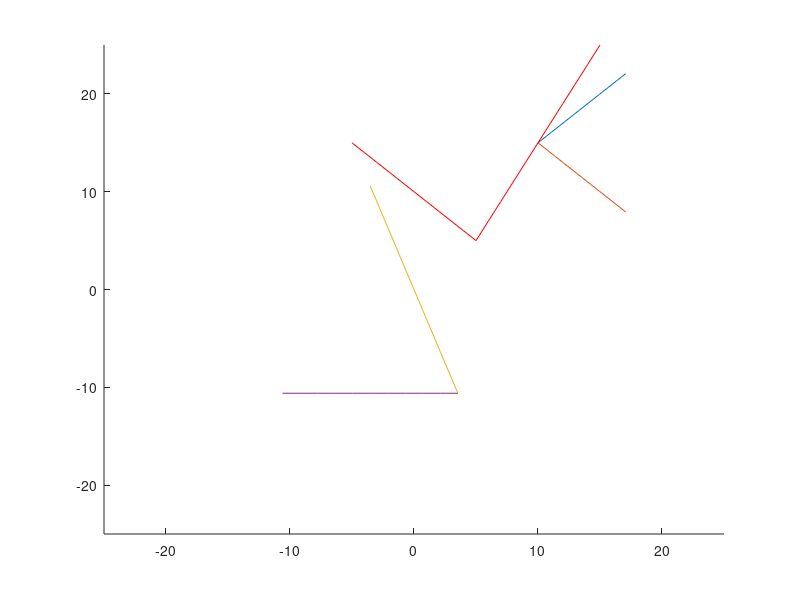

MATLAB code to generate this figure:
desiredPath = [0 1 2 3 4 5 6 7 8 9 10;
               0 2 4 6 8 10 12 14 16 18 20;
               0 -1 -2 -3 -4 -5 -6 -7 -8 -9 -10;
               0 1 2 3 4 5 6 7 8 9 10];
shift = 5;
desiredPath = desiredPath + shift;
botPosition = [10 15];
botAngle = pi/4;

%Plot Settings
hold on
axis manual
t = 0:1:10;
botAxis = [botPosition(1) + cos(botAngle)*t;
           botPosition(2) + sin(botAngle)*t;
           botPosition(1) + cos(botAngle)*t;
           botPosition(2) - sin(botAngle)*t];
plot(botAxis(1,:), botAxis(2,:))
plot(botAxis(3,:), botAxis(4,:))

transformedPath = zeros(4,11);

%Translation
translatedPath(1,:) = desiredPath(1,:) - botPosition(1); 
translatedPath(2,:) = desiredPath(2,:) - botPosition(2);
translatedPath(3,:) = desiredPath(3,:) - botPosition(1); 
translatedPath(4,:) = desiredPath(4,:) - botPosition(2);

%Rotation
transformedPath(1,:) = translatedPath(1,:)*cos(botAngle) - translatedPath(2,:)*sin(botAngle);
transformedPath(2,:) = translatedPath(1,:)*sin(botAngle) + translatedPath(2,:)*cos(botAngle);
transformedPath(3,:) = translatedPath(3,:)*cos(botAngle) - translatedPath(4,:)*sin(botAngle);
transformedPath(4,:) = translatedPath(3,:)*sin(botAngle) + translatedPath(4,:)*cos(botAngle);

plot(desiredPath(1,:), desiredPath(2,:), 'r')
plot(desiredPath(3,:), desiredPath(4,:), 'r')
plot(transformedPath(1,:), transformedPath(2,:))
plot(transformedPath(3,:), transformedPath(4,:))
axis([-25 25 -25 25])